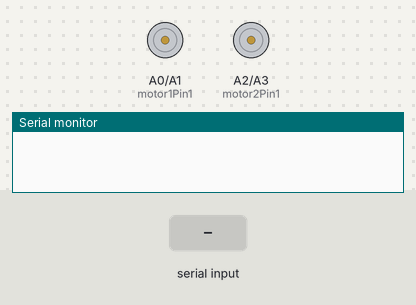
The sketch below on a simulated Arduino Uno, built with avr-gcc and run on an emulated ATmega328P. Parts: motor-driver pin pairs drawn as motors (green arrow = first pin HIGH = forward, orange = second pin HIGH = backward, longer = more drive), the last lines printed to the serial monitor. The inputs (shaded band) are chosen by the test bench.

Above: at 1.2 s.
1.3 s: "F" received over Serial
At 1.7 s:
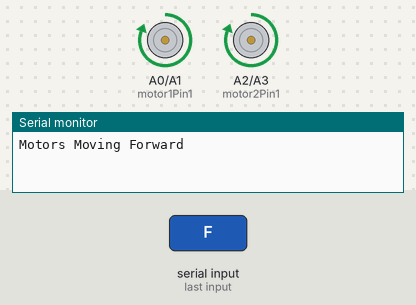
2.8 s: "B" received over Serial
At 4.0 s:
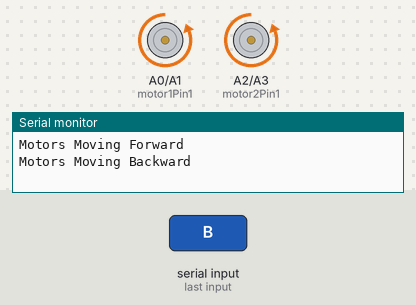
4.3 s: "L" received over Serial
At 5.2 s:
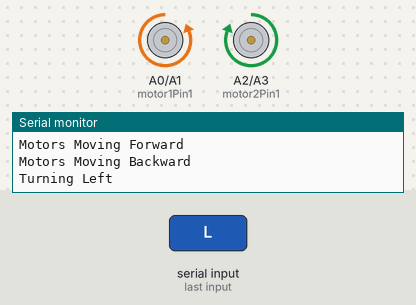
5.8 s: "R" received over Serial
At 6.3 s:
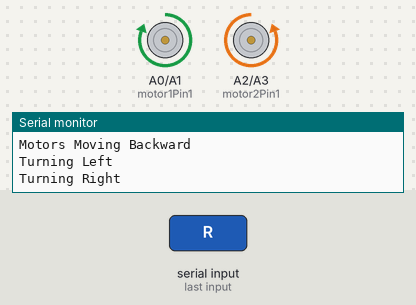
7.3 s: "f" received over Serial
At 8.5 s:
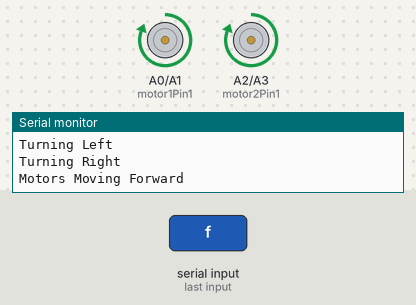
8.8 s: "b" received over Serial
At 9.8 s:
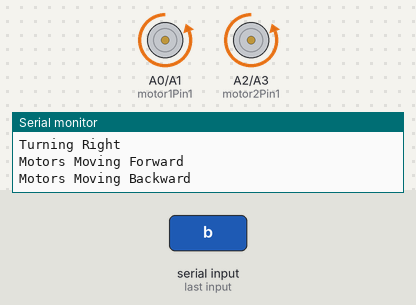
Timing chart, 0 to 11.3 s (numbered marks = the images above; inputs shaded):
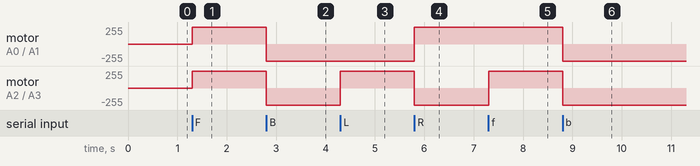

The sketch:

Motor_FBLR.ino
```cpp
//MOTOR_FBLR// Define motor control pins for Motor 1
const int motor1Pin1 = A0;   // IN1 on L298
const int motor1Pin2 = A1;   // IN2 on L298

// Define motor control pins for Motor 2
const int motor2Pin1 = A2;  // IN3 on L298
const int motor2Pin2 = A3;  // IN4 on L298


void setup() {
  // Start serial communication
  Serial.begin(9600);

  // Initialize motor control pins as OUTPUT
  pinMode(motor1Pin1, OUTPUT);
  pinMode(motor1Pin2, OUTPUT);
  pinMode(motor2Pin1, OUTPUT);
  pinMode(motor2Pin2, OUTPUT);

  // Initially stop both motors
  stopMotors();
}

void loop() {
  // Check if serial input is available
  if (Serial.available()) {
    char command = Serial.read();  // Read the input character from Serial Monitor

    // Motor control based on command
    if (command == 'F' || command == 'f') {
      moveForward();
      Serial.println("Motors Moving Forward");
    }
    else if (command == 'B' || command == 'b') {
      moveBackward();
      Serial.println("Motors Moving Backward");
    }
    else if (command == 'L' || command == 'l') {
      turnLeft();
      Serial.println("Turning Left");
    }
    else if (command == 'R' || command == 'r') {
      turnRight();
      Serial.println("Turning Right");
    }
    else if (command == 'S' || command == 's') {
      stopMotors();
      Serial.println("Motors Stopped");
    }
    else {
      // If the command is not recognized
      Serial.println("Invalid Command. Use 'F' for Forward, 'B' for Backward, 'L' for Left, 'R' for Right, or 'S' for Stop.");
    }
  }
}

// Function to move both motors forward
void moveForward() {
  // Motor 1 Forward
  digitalWrite(motor1Pin1, HIGH);
  digitalWrite(motor1Pin2, LOW);

  // Motor 2 Forward
  digitalWrite(motor2Pin1, HIGH);
  digitalWrite(motor2Pin2, LOW);
}

// Function to move both motors backward
void moveBackward() {
  // Motor 1 Backward
  digitalWrite(motor1Pin1, LOW);
  digitalWrite(motor1Pin2, HIGH);

  // Motor 2 Backward
  digitalWrite(motor2Pin1, LOW);
  digitalWrite(motor2Pin2, HIGH);
}

// Function to turn left (Left motor backward, Right motor forward)
void turnLeft() {
  // Motor 1 Backward (Left motor)
  digitalWrite(motor1Pin1, LOW);
  digitalWrite(motor1Pin2, HIGH);

  // Motor 2 Forward (Right motor)
  digitalWrite(motor2Pin1, HIGH);
  digitalWrite(motor2Pin2, LOW);
}

// Function to turn right (Left motor forward, Right motor backward)
void turnRight() {
  // Motor 1 Forward (Left motor)
  digitalWrite(motor1Pin1, HIGH);
  digitalWrite(motor1Pin2, LOW);

  // Motor 2 Backward (Right motor)
  digitalWrite(motor2Pin1, LOW);
  digitalWrite(motor2Pin2, HIGH);
}

// Function to stop both motors
void stopMotors() {
  // Stop Motor 1
  digitalWrite(motor1Pin1, LOW);
  digitalWrite(motor1Pin2, LOW);

  // Stop Motor 2
  digitalWrite(motor2Pin1, LOW);
  digitalWrite(motor2Pin2, LOW);
}
```

Measured:
- after the input at 1.3 s, motor on A0 (motor1Pin1) / A1 (motor1Pin2), motor on A2 (motor2Pin1) / A3 (motor2Pin2): stopped → forward 255/255 at once
- after the input at 2.8 s, motor on A0 (motor1Pin1) / A1 (motor1Pin2), motor on A2 (motor2Pin1) / A3 (motor2Pin2): forward 255/255 → backward 255/255 at once
- after the input at 4.3 s, motor on A2 (motor2Pin1) / A3 (motor2Pin2): backward 255/255 → forward 255/255 at once
- after the input at 5.8 s, motor on A0 (motor1Pin1) / A1 (motor1Pin2): backward 255/255 → forward 255/255 at once; motor on A2 (motor2Pin1) / A3 (motor2Pin2): forward 255/255 → backward 255/255 at once
- after the input at 7.3 s, motor on A2 (motor2Pin1) / A3 (motor2Pin2): backward 255/255 → forward 255/255 at once
- after the input at 8.8 s, motor on A0 (motor1Pin1) / A1 (motor1Pin2), motor on A2 (motor2Pin1) / A3 (motor2Pin2): forward 255/255 → backward 255/255 at once
